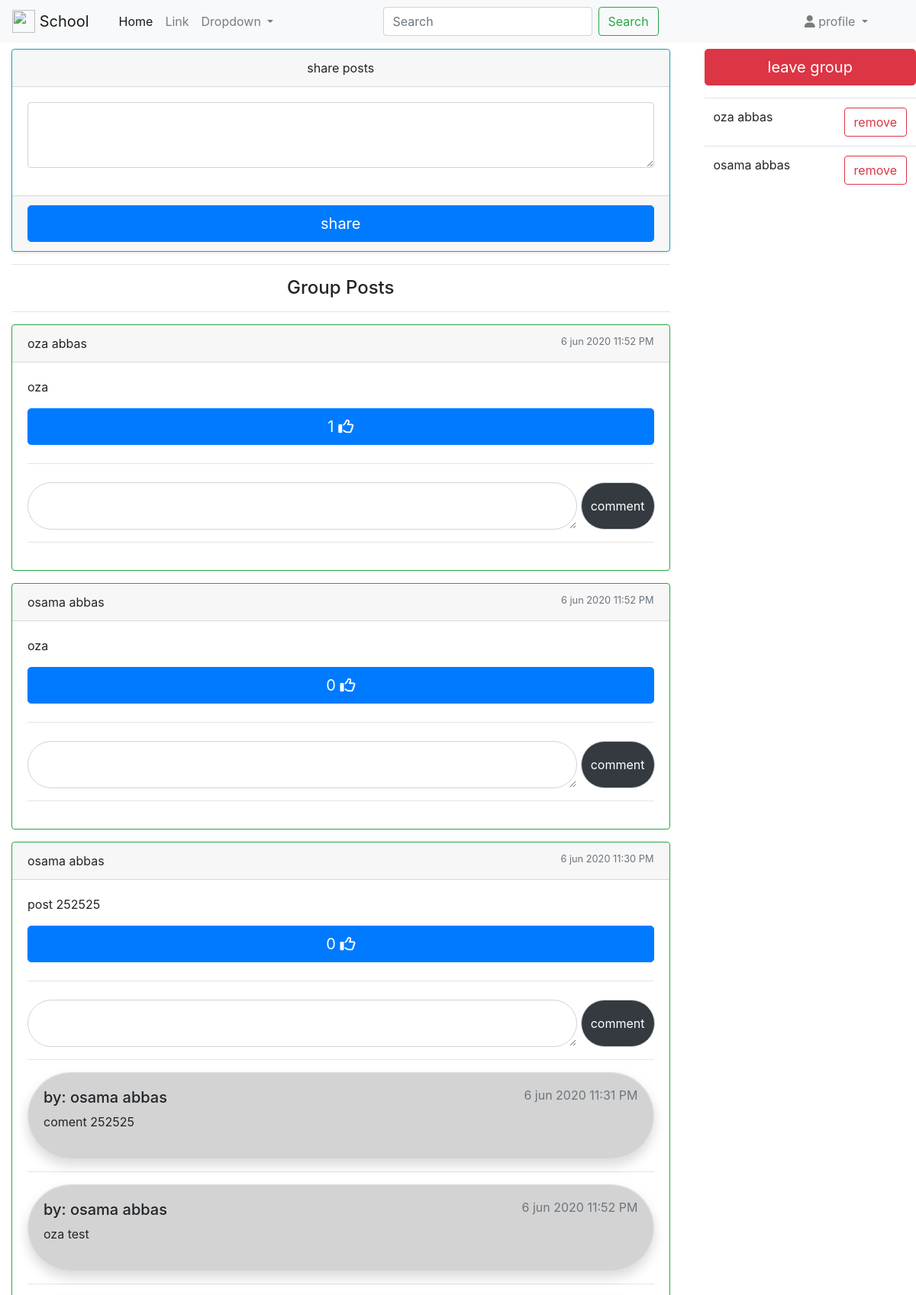
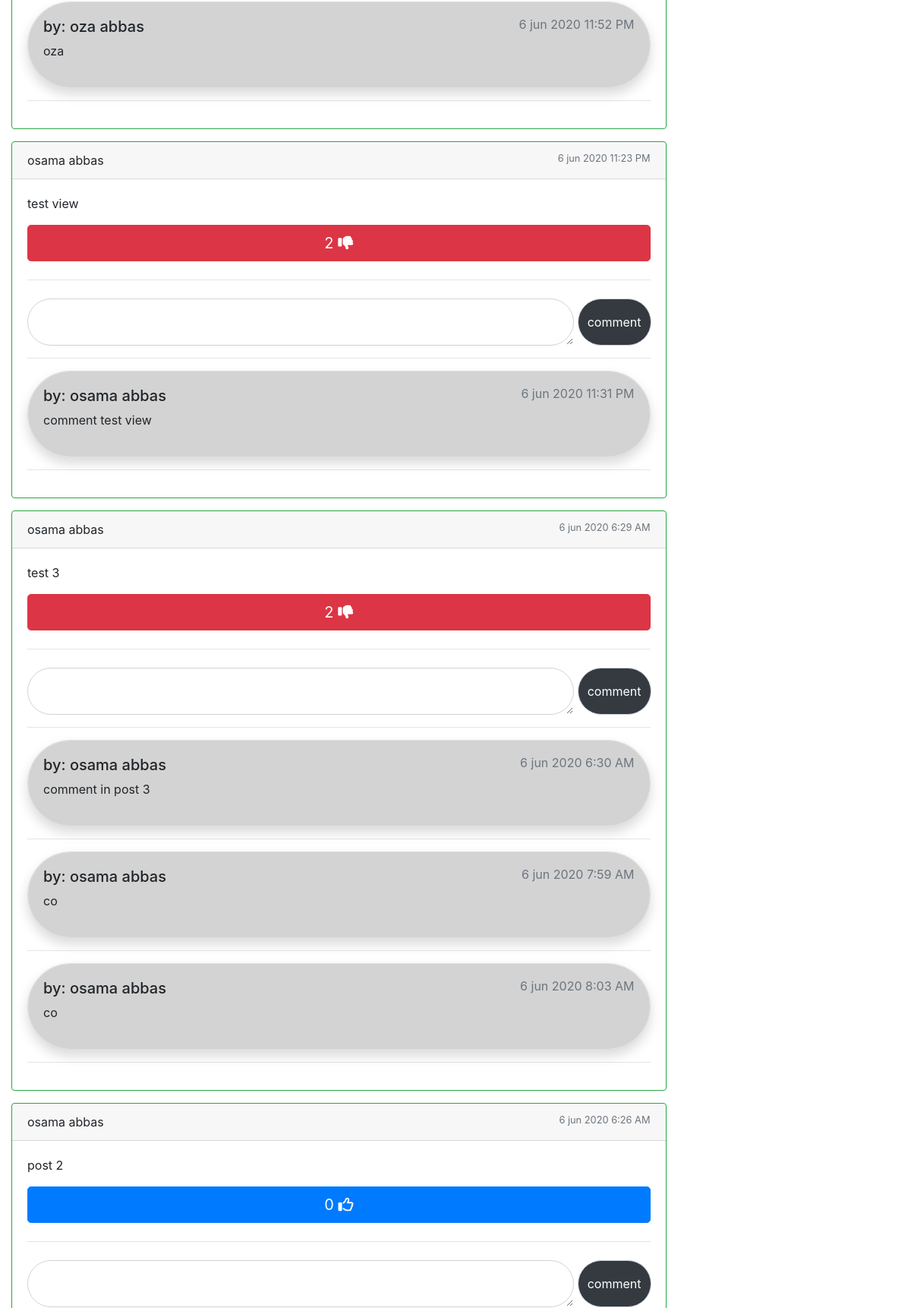
/group/details/otest3/ (signed in, upper part), run on the app's committed database (2 pictures, top to bottom).
### posts/models.py (models this page shows, shortened)
class Post(models.Model):
    user = models.ForeignKey(User, on_delete=models.CASCADE)
    group = models.ForeignKey(Group, on_delete=models.CASCADE)
    likes = models.ManyToManyField(User, related_name='likes', blank=True)
    content = models.TextField(verbose_name='post')
    created_at = models.DateTimeField(auto_now_add=True)

class Comment(models.Model):
    user = models.ForeignKey(User, on_delete=models.CASCADE)
    post = models.ForeignKey(Post,  on_delete=models.CASCADE)
    comment = models.TextField(verbose_name='comment')
    created_at = models.DateTimeField(auto_now_add=True)

### groups/views.py (the view)
# urls.py: path('details/<slug>/', views.group_details, name='group_details'),
@login_required
def group_details(request, slug):
    group = get_object_or_404(Group, slug=slug)
    if request.user not in group.members.all():
        messages.warning(request, 'the group private for members only')
        return redirect('/')
    else:
        if request.method == 'POST':
            post_like = request.POST.get('post_like')
            post_dislike = request.POST.get('post_dislike')
            post_form = PostForm(request.POST)
            post_content = request.POST.get('content')
            comment_form = CommentForm(request.POST)
            try:
                post_id = request.POST.get('post_id')
                the_comment = request.POST.get('comment')
                the_post = Post.objects.get(id=post_id)
            except:
                pass
            if post_form.is_valid():
                post = post_form.save(commit=False)
                post.user = request.user
                post.group = group
                post.content = post_content
                post.save()
                return redirect('groups:group_details', group.slug)
            elif comment_form.is_valid():
                comment = comment_form.save(commit=False)
                comment.post = the_post
                comment.user = request.user
                comment.comment = the_comment
                comment.save()
            elif post_like:
                post = get_object_or_404(Post, id=post_like)
                post.likes.add(request.user)
            elif post_dislike:
                post = get_object_or_404(Post, id=post_dislike)
                post.likes.remove(request.user)
    posts = Post.objects.filter(group=group).order_by('-created_at')
    post_form = PostForm()
    template_name = 'groups/group_details.html'
    context = {
        'group': group,
        'post_form': post_form,
        'posts': posts
    }
    return render(request, template_name, context)

### posts/forms.py
class PostForm(forms.ModelForm):
    class Meta:
        model = Post
        fields = ('content',)

### groups/templates/groups/group_details.html (shortened to what this page needs)
{% extends 'base.html' %}
{% load bootstrap4 %}
{% block content %}
<div class="row">
      <div class="col-12 col-md-9">
        <div class="container mt-2">
            <form method='post'>
                <div class="card text-center shadow-sm p-3 mb-5 bg-white rounded border border-info">
                    <div class="card-header">
                        share posts
                    </div>
                    <div class="card-body">
                        <div class="form-group">
                        <textarea class="form-control" id="exampleFormControlTextarea1" name='content' rows="3"></textarea>
                        </div>
                    </div>
                    <div class="card-footer text-muted">
                        <button type="submit" class="btn btn-primary btn-lg btn-block" name="button"> share </button>
                    </div>
                </div>
            </form>
            <hr>
              <h4 class="text-center"> Group Posts </h4>
            <hr>
            {% for post in posts %}
                <div class="card border border-success mb-3">
                    <div class="card-header">
                        {{ post.user.first_name }} {{ post.user.last_name }} <small class="text-muted float-right">{{ post.created_at|date:"j b Y  g:i A" }}</small>
                    </div>
                    <div class="card-body">
                        <p class="card-text"> {{ post.content }}</p>
                        {% if request.user in post.likes.all %}
                            <form method='post'>
                                <button type="submit" class="btn btn-danger btn-lg btn-block">{{ post.likes.count }}  <i class="fas fa-thumbs-down"></i></button>
                            </form>
                        {% else %}
                            <form method='post'>
                                <button type="submit" class="btn btn-primary btn-lg btn-block">{{ post.likes.count }}  <i class="far fa-thumbs-up"></i></button>
                            </form>
                        {% endif %}
                        <hr class="my-4">
                        <form method='post'>
                            <div class="input-group">
                                <textarea class="form-control rounded-pill" name="comment" aria-label="With textarea"></textarea> &nbsp;
                                <div class="input-group-prepend">
                                <button type="submit" class="input-group-text rounded-pill badge-dark" name="button"> comment</button>
                                </div>
                            </div>
                        </form>
                        <hr>
                        {% for comment in post.comment_set.all %}
                            <div class="card shadow p-3 mb-5 bg-white rounded rounded-pill mb-5 bkg">
                                <div class="card-body rounded-pill bkg">
                                <h5> by: {{  comment.user.first_name }} {{  comment.user.last_name }}  <small class="text-muted float-right">{{ comment.created_at|date:"j b Y  g:i A"}}</small> </h5>
                                <p> {{comment.comment}} </p>
                                </div>
                            </div>
                            <hr>
                        {% endfor %}
                    </div>
                </div>
            {% endfor %}
        </div>
      </div>
      <div class="col-12 col-md-3">
        <a href="{% url 'groups:leave_group' group.slug %}" class="btn btn-danger btn-lg btn-block mt-2">leave group</a>
        <table class="table table-hover mt-3">
          <tbody>
            {% for member in group.members.all %}
                <tr>
                <td colspan="2">{{ member.first_name }} {{ member.last_name }}</td>
                {% if request.user == group.auther %}
                    <td> <a href="{% url 'groups:remove_member' group.slug member.username %}" class="btn btn-outline-danger float-right"> remove</a></td>
                {% endif %}
                </tr>
            {% endfor %}
          </tbody>
        </table>
      </div>
    </div>
{% endblock content %}

### groups/templates/groups/group_details.html (style rules this page uses)
.p-3 { padding: 0rem!important; }
.mb-5, .my-5 { margin-bottom: 5px!important; }
.bkg { background-color: lightgray; }

### data on the page
Post: user.first_name "oza", user.last_name "abbas", created_at "6 jun 2020 11:52 PM", content "oza", likes.count "1"
Post: user.first_name "osama", user.last_name "abbas", created_at "6 jun 2020 11:52 PM", content "oza", likes.count "0"
Post: user.first_name "osama", user.last_name "abbas", created_at "6 jun 2020 11:30 PM", content "post 252525", likes.count "0"
Comment: user.first_name "osama", user.last_name "abbas", created_at "6 jun 2020 11:31 PM", comment "coment 252525"
Comment: user.first_name "osama", user.last_name "abbas", created_at "6 jun 2020 11:52 PM", comment "oza test"
Comment: user.first_name "oza", user.last_name "abbas", created_at "6 jun 2020 11:52 PM", comment "oza"
Post: user.first_name "osama", user.last_name "abbas", created_at "6 jun 2020 11:23 PM", content "test view", likes.count "2"
Comment: user.first_name "osama", user.last_name "abbas", created_at "6 jun 2020 11:31 PM", comment "comment test view"
Post: user.first_name "osama", user.last_name "abbas", created_at "6 jun 2020 6:29 AM", content "test 3", likes.count "2"
Comment: user.first_name "osama", user.last_name "abbas", created_at "6 jun 2020 6:30 AM", comment "comment in post 3"
Comment: user.first_name "osama", user.last_name "abbas", created_at "6 jun 2020 7:59 AM", comment "co"
Comment: user.first_name "osama", user.last_name "abbas", created_at "6 jun 2020 8:03 AM", comment "co"
Post: user.first_name "osama", user.last_name "abbas", created_at "6 jun 2020 6:26 AM", content "post 2", likes.count "0"

### other printed values
{{ member.first_name }} "oza"
{{ member.last_name }} "abbas"
{{ member.first_name }} "osama"
